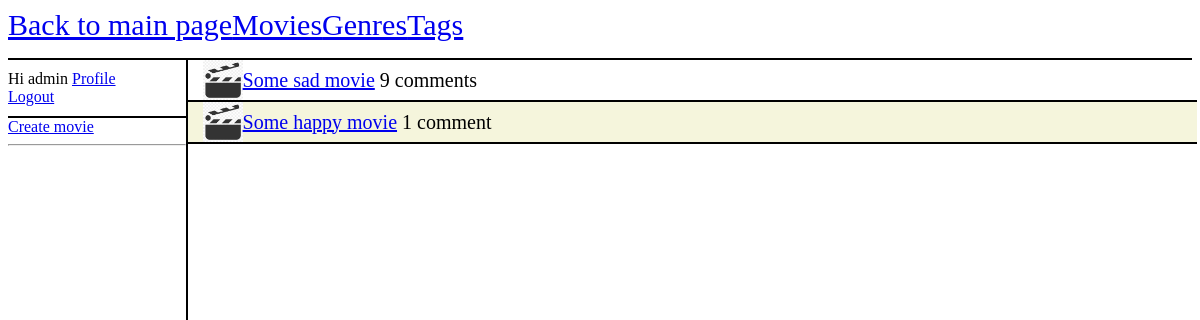
The app's page /movies/movie/ (signed in), older data.
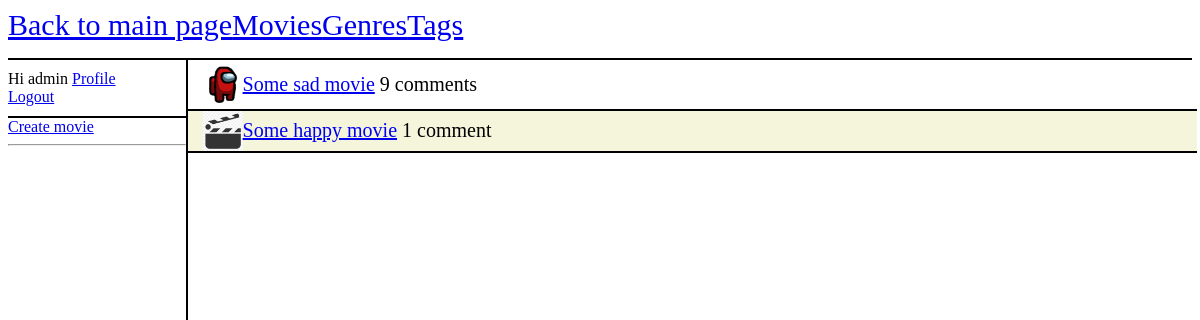
The same page, newer data.
### movies/models.py (models this page shows, shortened)
class Movie(models.Model):
    name = models.CharField(max_length=100)
    description = models.TextField(max_length=500)
    created_at = models.DateTimeField(auto_now_add=True)
    updated_at = models.DateTimeField(auto_now=True)
    created_by = models.ForeignKey(User, on_delete=models.SET_NULL, null=True, related_name='movies_created')
    updated_by = models.ForeignKey(User, on_delete=models.SET_NULL, null=True, related_name='movies_updated')
    public = models.BooleanField(default=False)
    genres = models.ManyToManyField(Genre)
    tags = models.ManyToManyField(Tag)
    image = models.ImageField(default='default-movie.png', upload_to='movie_pics')

### movies/views.py (the view)
# urls.py: path("movie/", views.movie, name="movie"),
def movie(request):
    context = {}
    if request.user.is_staff:
        movies = Movie.objects.all()
    else:
        movies = Movie.objects.filter(public = True)
    comment_count = []
    for movie in movies:
        comments = movie.comment_set.all().count()
        comment_count.append(comments)
    context['movies'] = movies
    context['comment_count'] = comment_count
    return render(request, "movies/movie.html", context)

### movies/templatetags/movies_extras.py (called while the page is built)
@register.filter(name='zip')
def zip_lists(a, b):
    return zip(a, b)

### movies/templates/movies/movie.html
{% extends 'movies/template.html' %}
{% load movies_extras %}
{% block left_panel %}
    {% if request.user.is_staff %}
        <a href="{% url 'movie_create' %}">Create movie</a></br>
    {% endif %}
    <hr/>
{% endblock left_panel %}
{% block content %}
    <div class = "right-panel">
        {% if movies %}
            {% for movie, count in movies|zip:comment_count %}
                <div class = "movie">
                    <img class = "comment-picture", src="{{ movie.image.url }}"/><a href="{% url 'movie_detail' movie.id %}">{{ movie.name }}</a> &nbsp{{count}} {% if count == 1 %} comment {% else %} comments {% endif %}
                </div>
            {% endfor %}
        {% else %}
            <div class = "movie">
            No movie is available.
            </div>
        {% endif %}
    </div>
{% endblock content %}

### movies/templates/movies/template.html
{% load static %}
<html>
    <head>
        <link rel="stylesheet" type="text/css" href="{% static 'styles/main.css' %}">
    </head>
    <body>
        <div class = "navbar">
            <a href="{% url 'index' %}">Back to main page</a>
            <a href="{% url 'movie' %}">Movies</a>
            <a href="{% url 'genre' %}">Genres</a>
            <a href="{% url 'tag' %}">Tags</a>
        </div>
        <div class = "left-panel">
            <div class = "account">
                {% if request.user.is_authenticated %}
                    <div>
                        Hi {{ request.user }} <a href="{% url 'user_profile' request.user.id %}">Profile</a>
                    </div>
                    <div>
                        <a href="{% url 'logout_from_page' %}?next={{ request.path }}">Logout</a>
                    </div>
                {% else %}
                <a href="{% url 'login_to_page' %}?next={{ request.path }}">Login</a>
                <a href="{% url 'register_to_page' %}?next={{ request.path }}">Register</a>
                {% endif%}
            </div>
            {% block left_panel %}
            {% endblock %}
        </div>
        {% block content %}
        {% endblock %}
    </body>
</html>

### movies/static/styles/main.css (style rules this page uses)
body { background-color: white; }
.navbar { border-bottom: 2px solid black; height:50px; display: sticky; }
.account { border-bottom: 2px solid black; padding-top: 10px; padding-bottom: 10px; }
.navbar > a { font-size: 30px; display: flex; justify-content: center; align-items: center; float:left; }
.left-panel { float:left; width:15%; height:90%; border-right: 2px solid black; margin-right:0; display: sticky; }
.right-panel { float:left; width: 84%; height:90%; font-size: 20px; }
.movie, .genre, .tag, .comment { font-size: 20px; min-height:40px; width:100%; border-bottom: 2px solid black; display: flex; align-items: center; padding-left: 15px; }
.comment-picture { width:40px; }
.movie:nth-child(2n), .genre:nth-child(2n), .tag:nth-child(2n), .comment:nth-child(2n) { background-color: #F5F5DC; }

Row changes from the older to the newer data that the page shows:
changed Movie "Some sad movie": image: picture added in place of a placeholder
